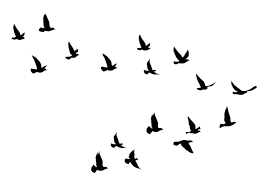
#> input picture images/lots_of_birds3.png, 267 x 189 px
$ python countrs.py
#> lines starting #> are read from the running program, lines starting #| are printed output that depends on the picture; after the words box and inside, x2 and y2 are one past the last pixel; in counts of white or black regions, pixels touching at a corner belong together
import cv2
import os

img = cv2.imread(os.path.join('.','images','lots_of_birds3.png'))
#> img is the input picture: shape (189, 267, 3); min 0, max 255, mean 245.9

img = cv2.resize(img,(720,680))
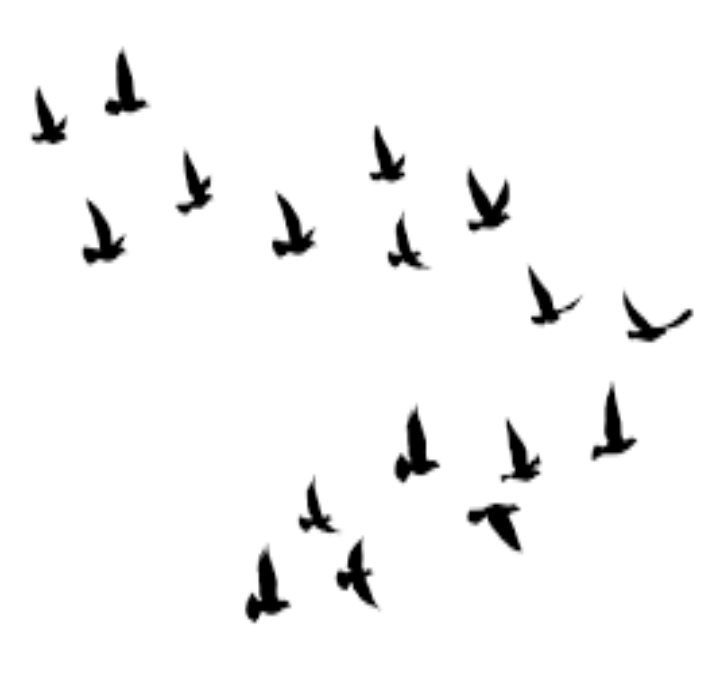
#> img: shape (680, 720, 3); min 0, max 255, mean 245.9
img_gray = cv2.cvtColor(img,cv2.COLOR_BGR2GRAY)

ret,thresh = cv2.threshold(img_gray,250,300,cv2.THRESH_BINARY_INV)
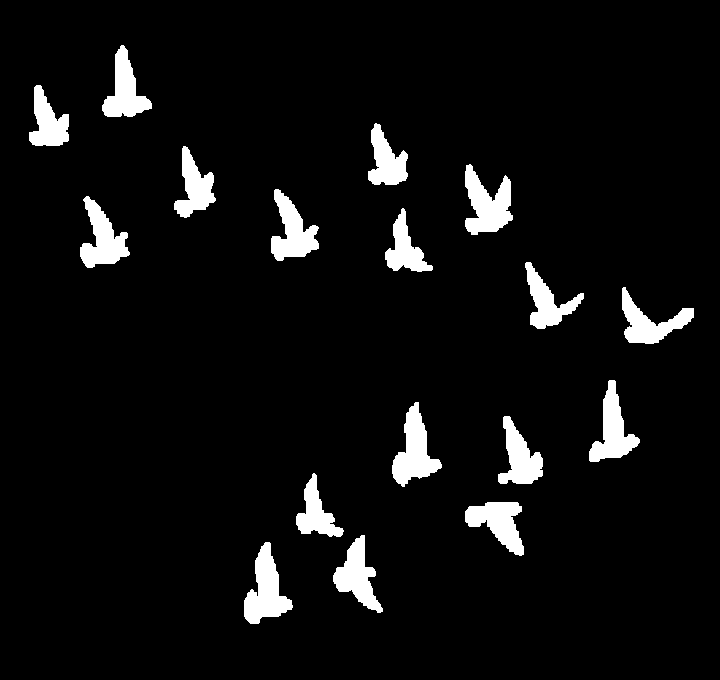
#> thresh: shape (680, 720); 5.8% white; 17 white regions

countrs,hierarcy = cv2.findContours(thresh,cv2.RETR_TREE,cv2.CHAIN_APPROX_SIMPLE)
#> countrs = 17 contours; largest, box (x1, y1, x2, y2) and area: (244, 542, 293, 624) 1928, (465, 164, 513, 235) 1892, (392, 402, 442, 487) 1886, (589, 380, 640, 462) 1693, (80, 196, 130, 268) 1690

for cnt in countrs:
  if cv2.contourArea(cnt)>200:
    # cv2.drawContours(img,cnv,-1,(255, 0, 2),-1)
    x1,y1,w,h = cv2.boundingRect(cnt)
    cv2.rectangle(img,(x1,y1), (x1+w,y1+h), (255,0,0),1)
#> this loop made 17 passes
#> (x1, y1, w, h) on passes 1 to 12: (244, 542, 49, 82), (333, 535, 50, 78), (465, 502, 59, 54), (296, 473, 48, 64), (498, 416, 45, 68), (392, 402, 50, 85), (589, 380, 51, 82), (622, 287, 72, 57), (525, 262, 59, 67), (385, 208, 48, 64), (80, 196, 50, 72), (271, 189, 48, 72)
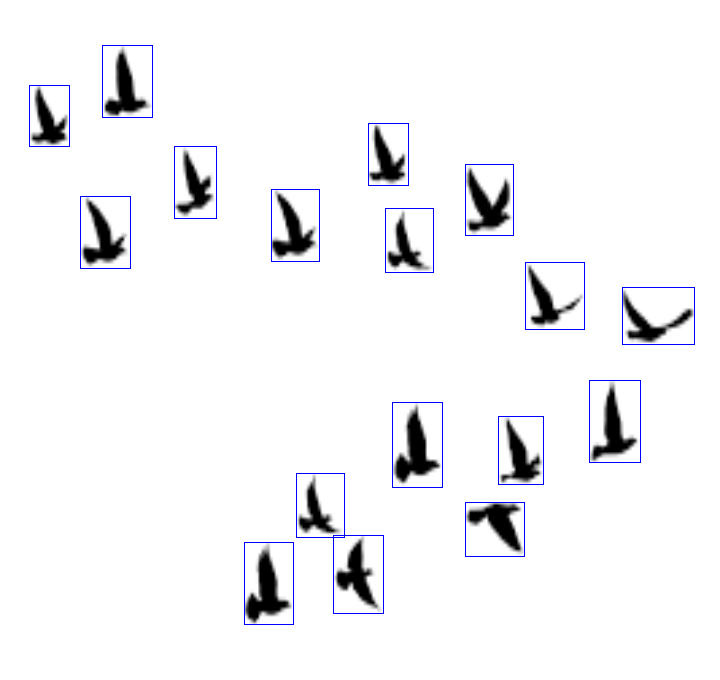
#> img: shape (680, 720, 3); 0.83% of pixels changed, all inside (x1, y1, x2, y2) = (29, 45, 695, 625)
cv2.imshow('img',img)
cv2.imshow('thresh',thresh)
cv2.waitKey(0)
